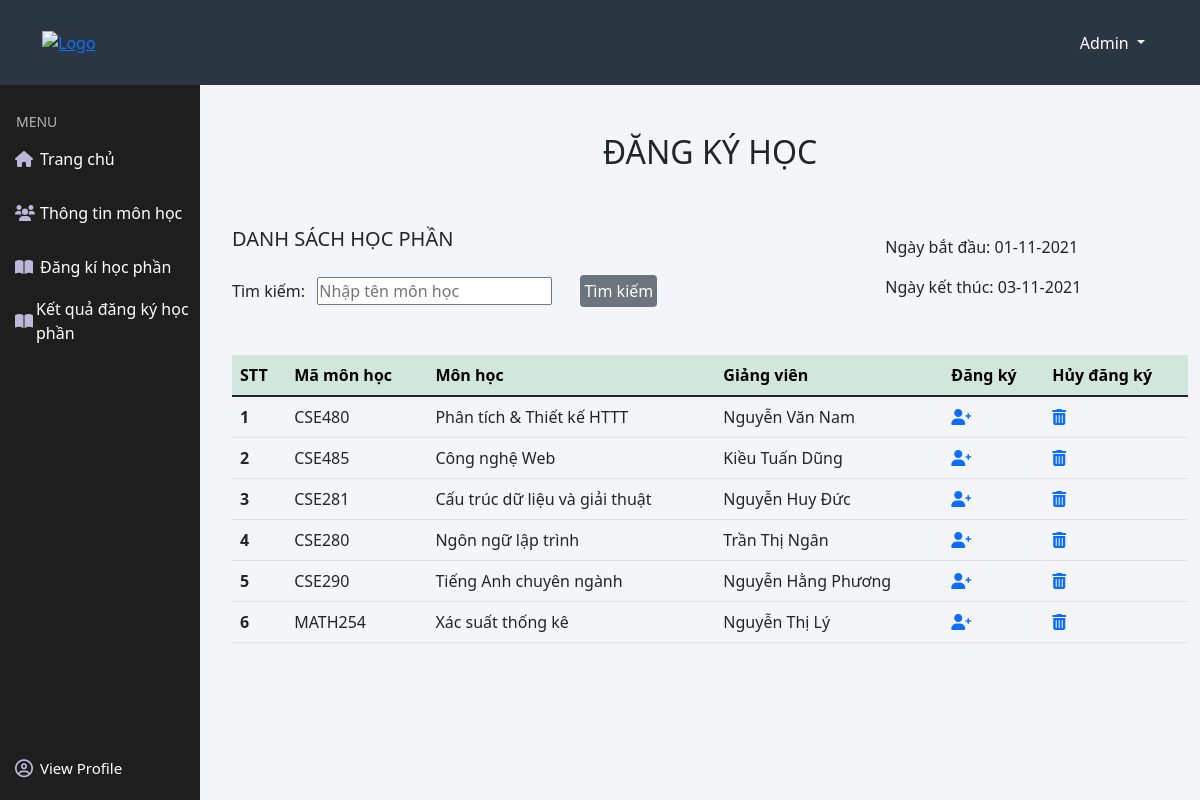
The app's page /view/student/student_course_registration.php (signed in) with its own data.
### tables this page shows
CREATE TABLE `teacher` (
  `teacher_id` int(10) UNSIGNED NOT NULL,
  `teacher_name` varchar(100) NOT NULL,
  `teacher_gender` tinyint(1) NOT NULL,
  `teacher_birthday` date NOT NULL,
  `teacher_address` varchar(100) NOT NULL,
  `teacher_phone` varchar(100) NOT NULL,
  `teacher_email` varchar(50) NOT NULL,
  `teacher_pass` varchar(100) NOT NULL DEFAULT 'abc',
  `office_id` int(10) UNSIGNED NOT NULL,
  `subject_id` varchar(50) NOT NULL
);

CREATE TABLE `subject` (
  `subject_id` varchar(50) NOT NULL,
  `subject_name` varchar(100) NOT NULL,
  `credits` int(10) UNSIGNED NOT NULL,
  `office_id` int(10) UNSIGNED NOT NULL
);

### view/student/student_course_registration.php (the view, shortened to what this page needs)
<?php
include '../../partials-front/header.php';
include '../../partials-front/header_nav.php';
include '../../partials-front/student_menu.php';
?>
<main class="col-10 float-end">
    <div class="container">
        <div class="mt-5 ms-2 row">
            <h2 style="text-align: center">ĐĂNG KÝ HỌC</h2>
            <div class="mt-5 col-md-12">
                <div class="row">
                    <form class="flex-row align-items-center col-8" action="./student_find_subject.php" method="post">
                        <h5 class="mb-4">DANH SÁCH HỌC PHẦN</h5>
                        <label for="search" class="w-auto">Tìm kiếm:</label>
                        <input type="text" id="search" name="search" class="w-auto mx-2" placeholder="Nhập tên môn học ">
                        <input type="submit" class="btn-secondary w-auto ms-3 p-1 border-0 rounded" name="submit" value="Tìm kiếm">
                    </form>
                    <form class="row flex-row align-items-center col-4" action="" method="post">
                        <?php
                        include '../../config/config.php';
                        $sql = 'SELECT MAX(id) as maxId, MAX(start_time) as maxStart, MAX(end_time) as maxEnd FROM regis_period';
                        $result = mysqli_query($con, $sql);
                        if (mysqli_num_rows($result) > 0) {
                            $row = mysqli_fetch_assoc($result);
                            $dates_start = explode('-', $row['maxStart']);
                            $date_start = $dates_start[2] . '-' . $dates_start[1] . '-' . $dates_start[0];
                            $dates_end = explode('-', $row['maxEnd']);
                            $date_end = $dates_end[2] . '-' . $dates_end[1] . '-' . $dates_end[0];
                            echo    '<div id="date_start">Ngày bắt đầu: '.$date_start.'</div>
                                    <div id="date_end">Ngày kết thúc: '.$date_end.'</div>';
                        }
                        ?>
                    </form>
                </div>
            </div>
        </div>
        <div class="mt-5 ms-2 row">
            <div class="col-md-12">
                <table class="table">
                    <thead>
                        <tr class="table-success">
                            <th scope="col">STT</th>
                            <th scope="col">Mã môn học</th>
                            <th scope="col">Môn học</th>
                            <th scope="col">Giảng viên</th>
                            <th scope="col">Đăng ký</th>
                            <th scope="col">Hủy đăng ký</th>
                        </tr>
                    </thead>
                    <tbody>
                        <?php
                        $sql = "SELECT * FROM subject e INNER JOIN teacher o on e.subject_id = o.subject_id";
                        $result = mysqli_query($con, $sql);
                        $i = 1;
                        if (mysqli_num_rows($result) > 0) {
                            while ($row = mysqli_fetch_assoc($result)) {
                                echo '<tr>',
                                ' <th >' . $i++ . '</th>',
                                '<td>' . $row['subject_id'] . '</td>',
                                '<td>' . $row['subject_name'] . '</td>',
                                '<td>' . $row['teacher_name'] . '</td>',
                                '<td><a href="../../process/student/student_registration.php?subject_id=' . $row['subject_id'] . '"><i class="fas fa-user-plus"></i></a></td>',
                                '<td><a href="../../process/student/student_cancel_registration.php?subject_id=' . $row['subject_id'] . '"> <i class="fas fa-trash-alt"></i></a></td>',
                                '</tr>';
                            }
                        }
                        ?>
                    </tbody>
                </table>
            </div>
        </div>
    </div>
</main>

### asset/css/style.css (style rules this page uses)
* { margin: 0; padding: 0; box-sizing: border-box; list-style: none; text-decoration: none; }
body { background: #f3f5f9; }
main { margin-top: 85px; }

### records on screen
teacher: subject "CSE480", subject.subject_name "Phân tích & Thiết kế HTTT", teacher_name "Nguyễn Văn Nam"
teacher: subject "CSE485", subject.subject_name "Công nghệ Web", teacher_name "Kiều Tuấn Dũng"
teacher: subject "CSE281", subject.subject_name "Cấu trúc dữ liệu và giải thuật", teacher_name "Nguyễn Huy Đức"
teacher: subject "CSE280", subject.subject_name "Ngôn ngữ lập trình", teacher_name "Trần Thị Ngân"
teacher: subject "CSE290", subject.subject_name "Tiếng Anh chuyên ngành", teacher_name "Nguyễn Hằng Phương"
teacher: subject "MATH254", subject.subject_name "Xác suất thống kê", teacher_name "Nguyễn Thị Lý"

### other values on screen
$date_start "01-11-2021"
$date_end "03-11-2021"
